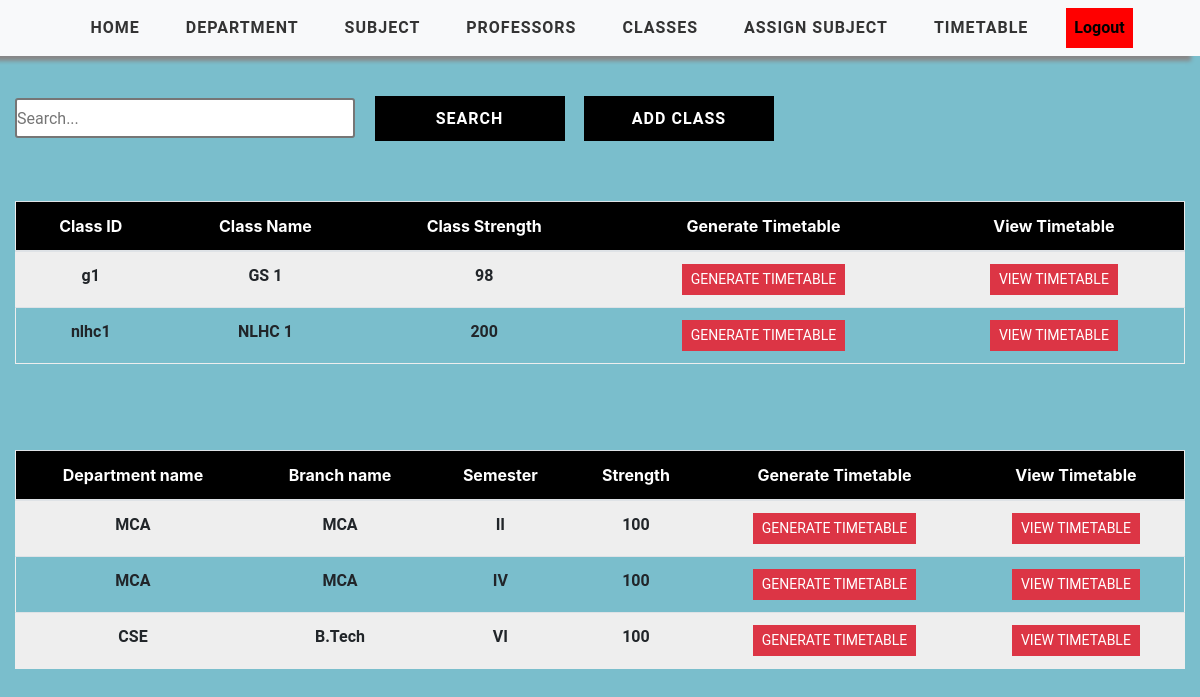
Page /manage-timetable/ (signed in) on the committed database.
### timetableapp/models.py (models this page shows, shortened)
class Class(models.Model):
    WEEK_DAY = (
    ('Monday', 'Monday'),
    ('Tuesday', 'Tuesday'),
    ('Wednesday', 'Wednesday'),
    ('Thursday', 'Thursday'),
    ('Friday', 'Friday'),
    ('Saturday', 'Saturday')
    )
    user = models.ForeignKey(User, on_delete=models.CASCADE, null=True, blank=True)
    class_id = models.CharField(max_length=2000)
    class_name = models.CharField(max_length=2000)
    class_strength=models.IntegerField(null=True,default=100)
    week_day = MultiSelectField(max_length=2000, choices=WEEK_DAY, max_choices=6)
    no_sessions = models.PositiveIntegerField(default = 8)
    class_mins = models.PositiveIntegerField(default = 60)
    start_time = models.TimeField(default=time(8,00))
    end_time = models.TimeField(default=time(18,00))
    break_start = models.TimeField(null=True,blank=True, default=time(12,00))
    break_end = models.TimeField(null=True,blank=True, default=time(13,00))
    class Meta:
        unique_together = ('user','class_id')

class Department(models.Model):
    SEMESTER = (
    ('I' ,'I'),
    ('II' ,'II'),
    ('III' ,'III'),
    ('IV' ,'IV'),
    ('V' ,'V'),
    ('VI' ,'VI'),
    ('VII' ,'VII'),
    ('VIII' ,'VIII'),
    )
    BRANCH_NAME = (
    ('B.Tech' ,'B.Tech'),
    ('MCA' ,'MCA'),
    )
    DEPARTMENT_NAME = (
    ('MCA' ,'MCA'),
    ('CSE' ,'CSE'),
    ('ECE' ,'ECE'),
    ('CHE' ,'CHE'),
    )
    user = models.ForeignKey(User, on_delete=models.CASCADE, null=True, blank=True)
    branch_name=models.CharField(max_length=200, choices=BRANCH_NAME)
    department_name=models.CharField(max_length=200, choices=DEPARTMENT_NAME)
    semester = models.CharField(max_length=200, choices=SEMESTER)
    students_length=models.IntegerField(default=100)
    class Meta:
        unique_together = ('department_name','branch_name','semester')

### timetableapp/views.py (the view)
# urls.py: path("manage-timetable/", views.ManageTimetable, name="manage-timetable")
@login_required(login_url='login')
def ManageTimetable(request):
    global errors
    sections = Class.objects.filter(user=request.user)
    department1 = Department.objects.filter(user=request.user)
    context = {'sections': sections, 'department1': department1}
    context.update(errors)
    return render(request, 'timetableapp/ManageTimetable.html', context)

### timetableapp/templates/timetableapp/ManageTimetable.html
{% extends 'timetableapp/main.html' %}
{% load static %}
{% block content %}
<div class="viewcontainer">
  <div class="container-fluid">
    <div class="search">
      <input type="text" class="searchbox" placeholder="Search...">
      <input type="submit" value="Search" class="searchButton">
      <a href="{% url 'add-class' %}"><button class="searchButton">Add Class </button></a>
    </div>
    <table class="table text-center">
      <thead class="table-header" style="color: white;">
        <tr>
          <div class="header__item filter__link" >
            <th scope="col" class="text-center">Class ID</th>
          </div>
          <div class="header__item filter__link">
            <th class="text-center" scope="col">Class Name</th>
          </div>
          <div class="header__item filter__link">
            <th class="text-center" scope="col">Class Strength</th>
          </div>
          <div class="header__item filter__link">
            <th class="text-center" scope="col">Generate Timetable</th>
          </div>
          <div class="header__item filter__link">
            <th class="text-center" scope="col">View Timetable</th>
          </div>
        </tr>
      </thead>
      <tbody class="tab-content">
        {% for section in sections %}
          <tr class="table-row text-center">
            <th scope="row" class="table-data">{{ section.class_id }}</th>
            <th scope="row" class="table-data"  >{{ section.class_name }}</th>
            <th scope="row" class="table-data">{{ section.class_strength }}</th>
            <th scope="row" class="table-data"> <a href="{% url 'generate-timetable' section.class_id %}" class="btn btn-sm btn-danger" >Generate Timetable</a></th>
            <th scope="row" class="table-data"> <a href="{% url 'timetable' section.class_id %}" class="btn btn-sm btn-danger" >View Timetable</a></th>
          </tr>
        {% endfor %}
      </tbody>
    </table>
    <table class="table text-center">
      <thead class="table-header" style="color: white;">
        <tr>
          <div class="header__item filter__link" >
            <th scope="col" class="text-center">Department name</th>
          </div>
          <div class="header__item filter__link" >
            <th scope="col" class="text-center">Branch name</th>
          </div>
          <div class="header__item filter__link">
            <th class="text-center" scope="col">Semester</th>
          </div>
          <div class="header__item filter__link">
            <th class="text-center" scope="col">Strength</th>
          </div>
          <div class="header__item filter__link">
            <th class="text-center" scope="col">Generate Timetable</th>
          </div>
          <div class="header__item filter__link">
            <th class="text-center" scope="col">View Timetable</th>
          </div>
        </tr>
      </thead>
      <tbody class="tab-content">
        {% for department in department1 %}
          <tr class="table-row text-center">
            <th scope="row" class="table-data">{{ department.department_name }}</th>
            <th scope="row" class="table-data"  >{{ department.branch_name }}</th>
            <th scope="row" class="table-data">{{ department.semester}}</th>
            <th scope="row" class="table-data">{{ department.students_length }}</th>
            <th scope="row" class="table-data"> <a href="{% url 'generate-timetable-course' dep_name=department.department_name b_name=department.branch_name sem=department.semester %}" class="btn btn-sm btn-danger" >Generate Timetable</a></th>
            <th scope="row" class="table-data"> <a href="" class="btn btn-sm btn-danger" >View Timetable</a></th>
          </tr>
        {% endfor %}
      </tbody>
    </table>
  </div>
</div>
{% endblock %}

### static/css/style.css (style rules this page uses)
a { cursor: pointer; }

### static/css/tables.css (style rules this page uses)
*, *:before, *:after { box-sizing: border-box; }
body { font-family: "Roboto", sans-serif; margin: 0; background-color: white; }
.table { border: 1px solid #eeeeee; overflow-y: auto; overflow-x: auto; overflow-style: marquee-line; height: max-content; }
.table-header { width: 100%; background: #000; padding: 18px 0; position: sticky; top: 0; }
.table-row { width: 100%; padding: 18px 0; }
.table-row:nth-of-type(odd) { background: #eeeeee; }
.table-data, .header__item { flex: 1 1 20%; text-align: center; font-family: Roboto, sans-serif; font-weight: bold; }
.header__item { text-transform: uppercase; }
.filter__link { color: white; text-decoration: none; position: relative; display: inline-block; padding-left: 24px; padding-right: 24px; }
.filter__link::after { content: ""; position: absolute; right: -18px; color: white; font-size: 12px; top: 50%; transform: translateY(-50%); }
.btn { border-radius: 0 !important; font-family: Roboto, sans-serif !important; text-transform: uppercase; }
.search { display: inline-block; }
.searchbox { width: 340px; height: 40px; border-style: solid; border-radius: 3px; font-family: Roboto, sans-serif; text-align: justify; }
.searchButton { width: 190px; height: 45px ; font-family: Roboto, sans-serif; text-transform: uppercase; letter-spacing: 1px; font-weight: bolder; color: white ; background: black; margin-left: 15px; margin-top: 40px; border-color: black ; border-radius: 0 ; border-style: solid; border-width: 3px ; }

### static/css/add.css (style rules this page uses)
* { margin:0; padding:0; box-sizing: border-box; }
.viewcontainer { background-color: #7abecc; min-height: 100vh; }
.container-fluid { display: flex; flex-direction: column; gap:10px; }

### static/css/nav.css (style rules this page uses)
* { margin:0; padding:0; box-sizing: border-box; }

### rows in the picture
Class: class_id "g1", class_name "GS 1", class_strength "98"
Class: class_id "nlhc1", class_name "NLHC 1", class_strength "200"
Department: department_name "MCA", branch_name "MCA", semester "II", students_length "100"
Department: department_name "MCA", branch_name "MCA", semester "IV", students_length "100"
Department: department_name "CSE", branch_name "B.Tech", semester "VI", students_length "100"
